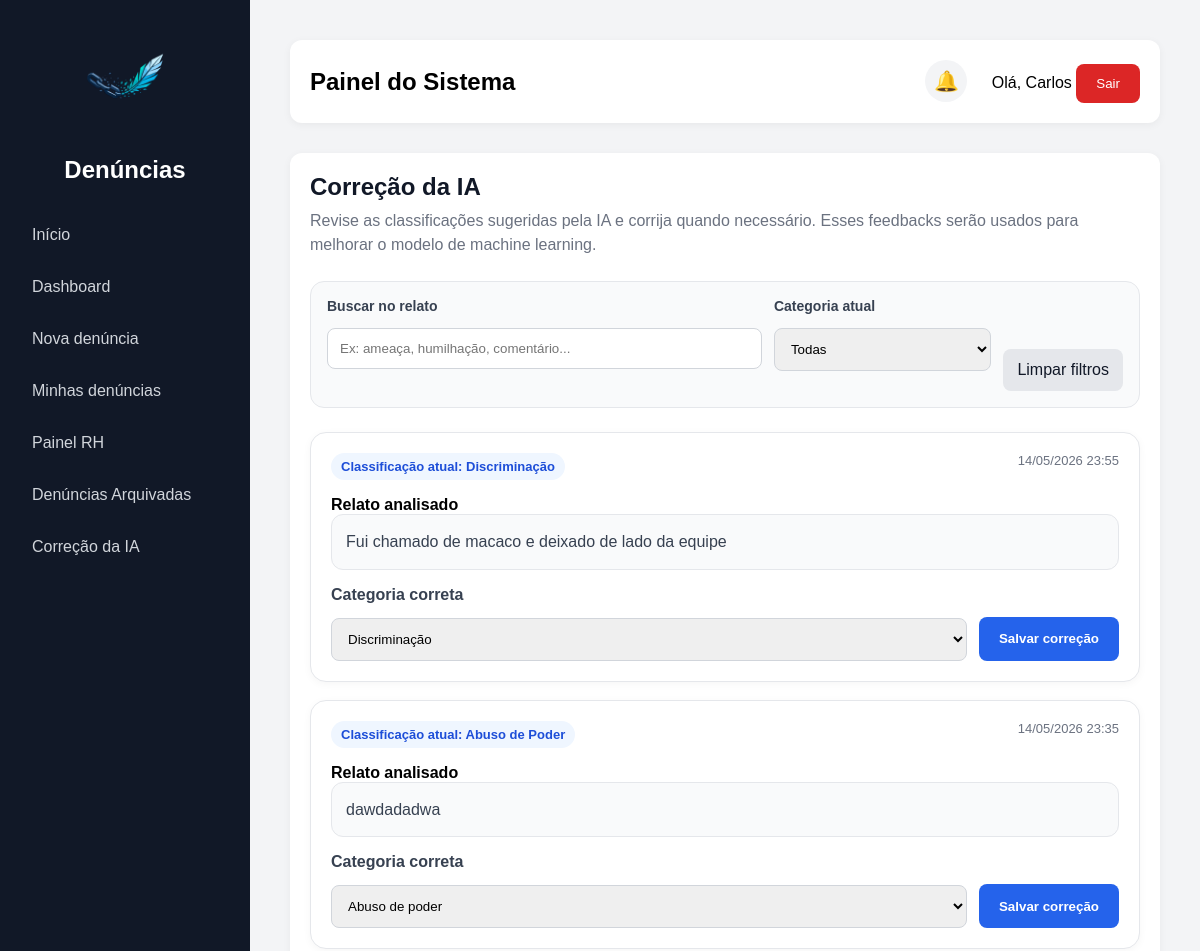
Before: /feedback-ia/ (signed in, upper part) with the older database file.
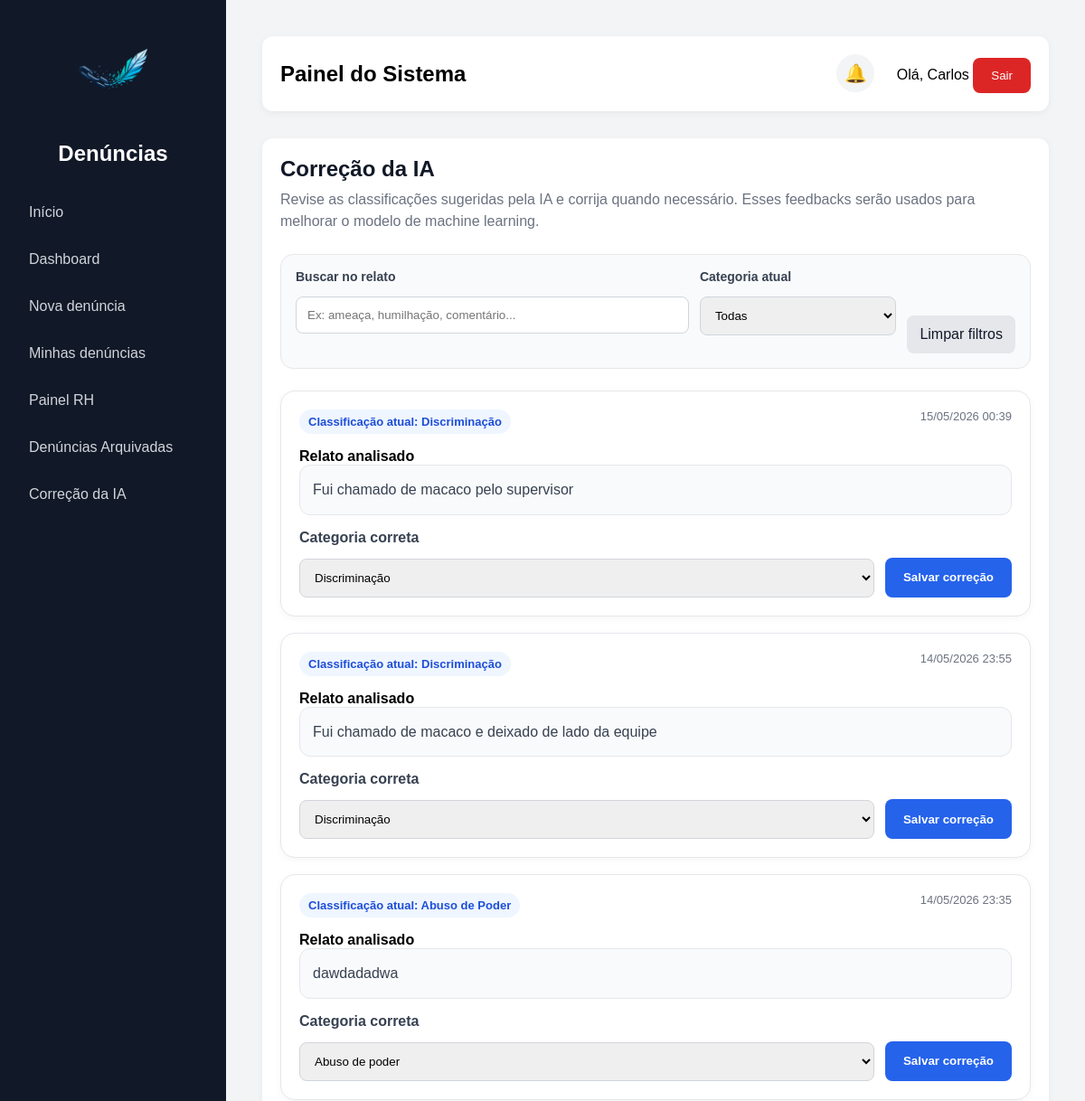
After: the same page with the newer database file.
### denuncias/models.py (models this page shows, shortened)
class Denuncia(models.Model):
    TIPOS = [
    ('moral', 'Assédio Moral'),
    ('sexual', 'Assédio Sexual'),
    ('abuso', 'Abuso de Poder'),
    ('discriminacao', 'Discriminação'),
    ('ameaca', 'Ameaça'),
    ('violencia', 'Violência'),
    ('outros', 'Outros'),
    ]
    STATUS = [
        ("recebida", "Recebida"),
        ("analise", "Em análise"),
        ("resolvida", "Resolvida"),
    ]
    GRAVIDADES = [
    ('baixa', 'Baixa'),
    ('media', 'Média'),
    ('alta', 'Alta'),
    ('critica', 'Crítica'),
]
    usuario = models.ForeignKey(User, on_delete=models.SET_NULL, null=True, blank=True)
    descricao = models.TextField()
    tipo = models.CharField(max_length=20, choices=TIPOS)
    anonima = models.BooleanField(default=False)
    status = models.CharField(max_length=20, choices=STATUS, default="recebida")
    gravidade = models.CharField(
    max_length=20,
    choices=GRAVIDADES,
    default='baixa'
)
    urgente = models.BooleanField(default=False)
    prioridade_ia = models.IntegerField(default=1)
    resumo_ia = models.TextField(blank=True, null=True)
    data_criacao = models.DateTimeField(auto_now_add=True)
    arquivada = models.BooleanField(default=False)
    data_arquivamento = models.DateTimeField(null=True, blank=True)
    resposta_rh = models.TextField(blank=True, null=True)
    setor = models.ForeignKey(Setor, on_delete=models.SET_NULL, null=True, blank=True)
    exibir_setor = models.BooleanField(default=True)
    link_anexo = models.URLField(blank=True, null=True)

### denuncias/views.py (the view, shortened to what this page needs)
# urls.py: path('feedback-ia/', feedback_ia, name='feedback_ia'),
@login_required
def feedback_ia(request):
    eh_rh = request.user.groups.filter(name='RH').exists()
    eh_admin = request.user.groups.filter(name='Administrador').exists()
    eh_superuser = request.user.is_superuser
    if not (eh_rh or eh_admin or eh_superuser):
        return redirect('home')
    busca = request.GET.get('busca', '')
    tipo = request.GET.get('tipo', '')
    pagina = request.GET.get('page')
    denuncias = Denuncia.objects.all().order_by('-data_criacao')
    if busca:
        denuncias = denuncias.filter(descricao__icontains=busca)
    if tipo:
        denuncias = denuncias.filter(tipo=tipo)
    paginator = Paginator(denuncias, 8)
    denuncias_paginadas = paginator.get_page(pagina)
    return render(request, 'denuncias/feedback_ia.html', {
        'denuncias': denuncias_paginadas,
        'busca': busca,
        'tipo_filtro': tipo,
    })

### denuncias/context_processors.py (called while the page is built, shortened)
def grupos_usuario(request):
    notificacoes = Notificacao.objects.filter(
        usuario=request.user
    ).order_by('-data_criacao')[:5]
    total_nao_lidas = Notificacao.objects.filter(
        usuario=request.user,
        lida=False
    ).count()
    return {
        'ui_rh': request.user.groups.filter(name='RH').exists(),
        'ui_admin': request.user.groups.filter(name='Administrador').exists() or request.user.is_superuser,
        'notificacoes': notificacoes,
        'total_nao_lidas': total_nao_lidas,
    }

### denuncias/templates/denuncias/feedback_ia.html (shortened to what this page needs)
{% extends 'base.html' %}
{% block content %}
<div class="feedback-header">
    <h2>Correção da IA</h2>
    <p>
        Revise as classificações sugeridas pela IA e corrija quando necessário.
        Esses feedbacks serão usados para melhorar o modelo de machine learning.
    </p>
</div>
<form method="get" class="feedback-filtros">
    <div>
        <label>Buscar no relato</label>
        <input type="text"
               name="busca"
               value="{{ busca }}"
               placeholder="Ex: ameaça, humilhação, comentário...">
    </div>
    <div>
        <label>Categoria atual</label>
        <select name="tipo">
            <option value="">Todas</option>
        </select>
    </div>
   <div class="feedback-acoes">
    <a href="/feedback-ia/" class="btn-limpar">
        Limpar filtros
    </a>
</div>
</form>
<div class="feedback-list">
    {% for d in denuncias %}
        <div class="feedback-card">
            <div class="feedback-top">
                <div>
                    <span class="badge-tipo">
                        Classificação atual:
                        {{ d.get_tipo_display }}
                    </span>
                </div>
                <div class="feedback-data">
                    {{ d.data_criacao|date:"d/m/Y H:i" }}
                </div>
            </div>
            <strong>Relato analisado</strong>
            <div class="relato-box">
                {{ d.descricao }}
            </div>
            <form method="post" class="feedback-form">
                <div>
                    <label>
                        Categoria correta
                    </label>
                    <select name="tipo_correto" required>
                        <option value="abuso"
                            {% if d.tipo == 'abuso' %}selected{% endif %}>
                            Abuso de poder
                        </option>
                        <option value="discriminacao"
                            {% if d.tipo == 'discriminacao' %}selected{% endif %}>
                            Discriminação
                        </option>
                    </select>
                </div>
                <button type="submit"
                        class="btn-salvar-correcao">
                    Salvar correção
                </button>
            </form>
        </div>
    {% empty %}
        <div class="empty-feedback">
            Nenhuma denúncia encontrada para revisão.
        </div>
    {% endfor %}
</div>
{% endblock %}

Changed rows visible on the page:
added Denuncia: tipo "Discriminação", data_criacao "15/05/2026 00:39", descricao "Fui chamado de macaco pelo supervisor", tipo_correto "Discriminação"
